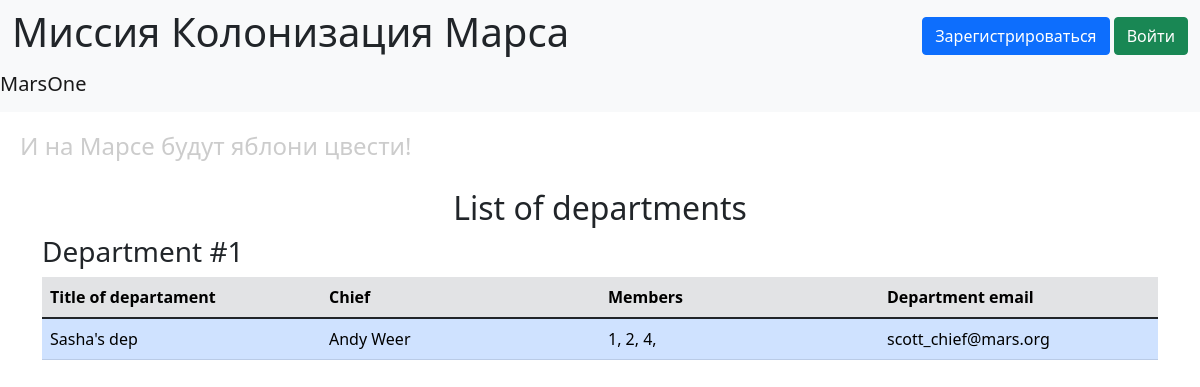
The page /departments on the database its author committed.
### data/departments.py (models this page shows, shortened)
class Department(SqlAlchemyBase):  # SqlAlchemyBase Доступно в задании
    __tablename__ = 'departments'
    id = sa.Column(sa.Integer, primary_key=True, autoincrement=True)
    title = sa.Column(sa.String)
    chief_id = sa.Column(sa.Integer, sa.ForeignKey('users.id'))
    chief = orm.relationship("User")
    members = sa.Column(sa.String)
    email = sa.Column(sa.String)

### data/users.py (models this page shows, shortened)
class User(SqlAlchemyBase, UserMixin):
    __tablename__ = 'users'
    id = sa.Column(sa.Integer, primary_key=True, autoincrement=True)
    surname = sa.Column(sa.String)
    name = sa.Column(sa.String)
    age = sa.Column(sa.Integer)
    position = sa.Column(sa.String)
    speciality = sa.Column(sa.String)
    address = sa.Column(sa.String)
    email = sa.Column(sa.String, unique=True)
    hashed_password = sa.Column(sa.String)
    modified_date = sa.Column(sa.DateTime, default=datetime.now)

### main.py (the view)
@app.route("/departments")
def departments_log():
    db_sess = db_session.create_session()
    departments = db_sess.query(Department).all()
    return render_template("departments_log.html", departments=departments)

### data/db_session.py (called while the page is built)
def create_session() -> Session:
    global __factory
    return __factory()

### templates/departments_log.html (shortened to what this page needs)
{% extends 'base.html' %}
{% block content %}
<h2 align="center">List of departments</h2>
{% for department in departments %}
    <div class="mb-3 job">
    <h3>Department #{{ department.id }}</h3>
    <table class="table works mb-1" style="table-layout: fixed;">
        <thead class="table-secondary">
            <tr>
                {% for header in ["Title of departament", "Chief", "Members", "Department email"] %}
                    <th scope="col" class="col-md-auto">{{ header }}</th>
                {% endfor %}
            </tr>
        </thead>
        <tbody>
            <tr class="align-middle">
                <td class="table-primary">{{ department.title }}</td>
                <td class="table-primary">{{ department.chief.name }} {{ department.chief.surname }}</td>
                <td class="table-primary">{{ department.members }}</td>
                <td class="table-primary">{{ department.email }}</td>
            </tr>
        </tbody>
    </table>
    </div>
{% endfor %}
{% endblock %}

### rows shown on the page
Department: id "1", header "Title of departament" "Chief" "Members" "Department email", title "Sasha's dep", chief.name "Andy", chief.surname "Weer", members "1, 2, 4,", email "scott_chief@mars.org"
